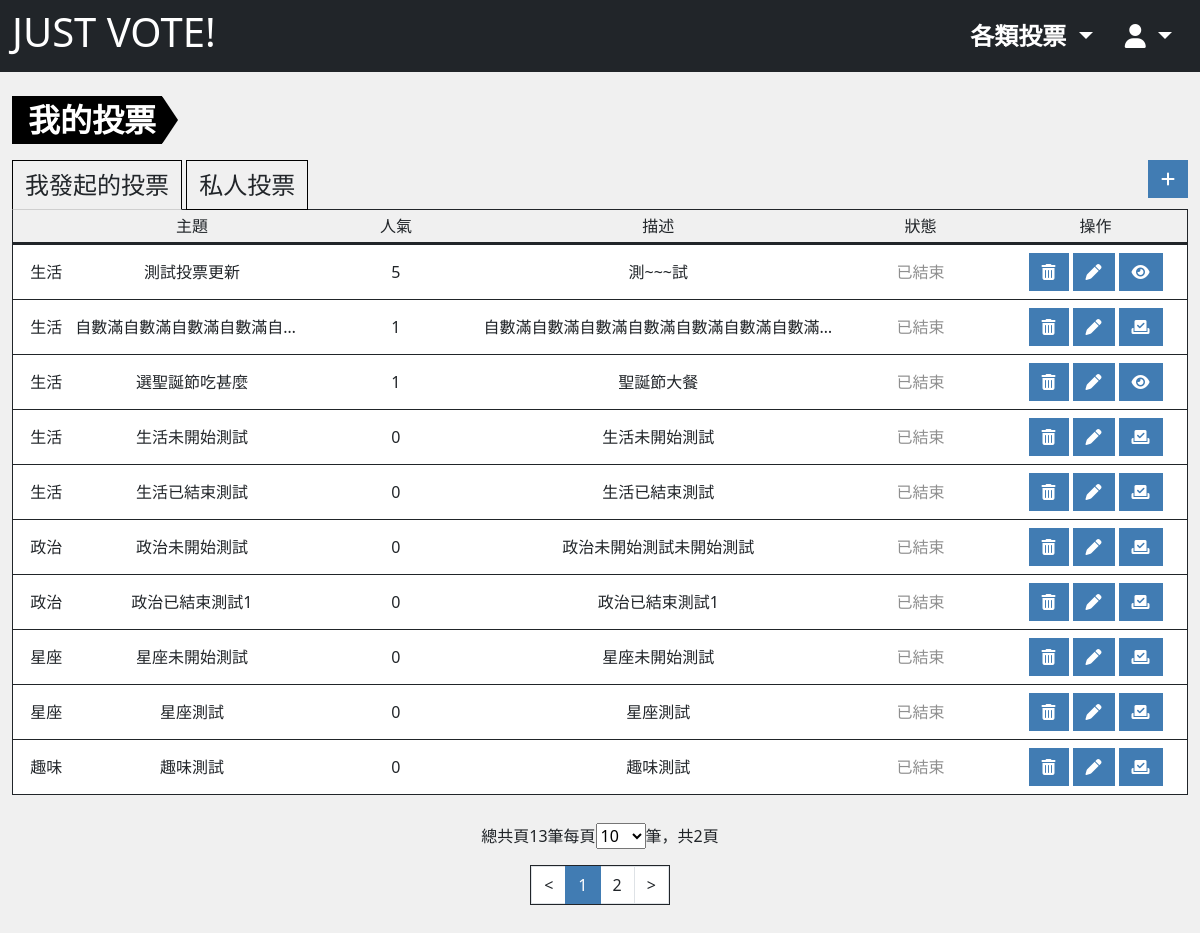
The app's page /?do=mysurvey (signed in), older data.
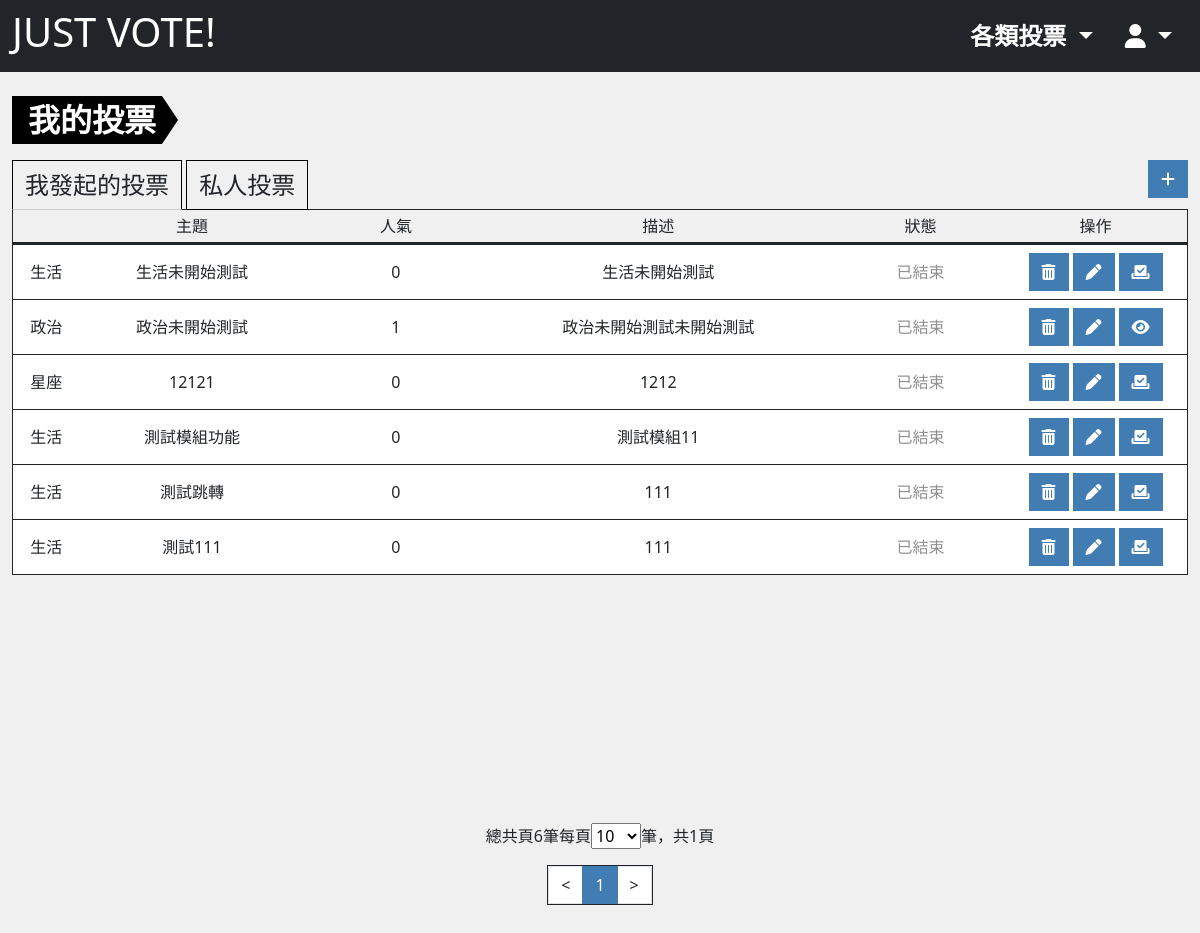
The same page, newer data.
### tables this page shows
CREATE TABLE `projectvote_subject_users` (
  `id` int(10) UNSIGNED NOT NULL,
  `subject_id` int(10) UNSIGNED NOT NULL,
  `account` varchar(128) NOT NULL,
  `auth` tinyint(3) UNSIGNED NOT NULL DEFAULT 0 COMMENT '權限\r\n0=owner\r\n1=member'
);

CREATE TABLE `projectvote_subject` (
  `id` int(10) UNSIGNED NOT NULL,
  `title` varchar(64) NOT NULL COMMENT '投票主題',
  `description` text DEFAULT NULL COMMENT '描述',
  `type` tinyint(3) UNSIGNED NOT NULL DEFAULT 0 COMMENT '投票類型',
  `vote` int(10) NOT NULL DEFAULT 0 COMMENT '被投票次數',
  `private` tinyint(1) NOT NULL DEFAULT 0 COMMENT '是否為私人投票',
  `category_id` int(10) UNSIGNED NOT NULL,
  `start_time` timestamp NOT NULL DEFAULT current_timestamp() COMMENT '開始時間',
  `end_time` timestamp NULL DEFAULT NULL COMMENT '結束時間',
  `created_at` timestamp NOT NULL DEFAULT current_timestamp(),
  `update_at` timestamp NOT NULL DEFAULT current_timestamp() ON UPDATE current_timestamp(),
  `check_num` int(10) UNSIGNED NOT NULL
);

CREATE TABLE `projectvote_subject_category` (
  `id` int(10) UNSIGNED NOT NULL,
  `category` varchar(32) NOT NULL
);

### db/base.php (called while the page is built, shortened)
<?php
$db = "mysql:local=localhost;charset=utf8;dbname=vote;";
$pdo = new PDO($db,"root","");
function all($table,...$args){
    global $pdo;
    $sql = "SELECT * FROM `$table`";
    if(isset($args[0])){
        if(is_array($args[0])){
            $input = [];
            foreach ($args[0] as $key => $value){
                $input[]="`$key`='$value'";
            }
            $sql = $sql." WHERE ".join(' && ',$input);
        }else{
            $sql = $sql . $args[0];
        }
        if(isset($args[1])){
            $sql = $sql . $args[1];
        }
    }
    return $pdo->query($sql)->fetchAll(PDO::FETCH_ASSOC);
}
function find($table,$id){
    global $pdo;
    $sql = "SELECT * FROM  `$table`";
    if(is_array($id)){
        $input = [];
        foreach($id as $key => $value){
            $input[]="`$key`='$value'";
        }
        $sql = $sql ." WHERE ". join(" && ",$input);
    }else {
        $sql = $sql . "WHERE `id`='$id'";
    }
    return $pdo->query($sql)->fetch(PDO::FETCH_ASSOC);
}
function countSql($table,...$arg){
    global $pdo;
    $sql = "SELECT COUNT(*) FROM `$table`";
    $input=[];
    if(isset($arg[0])){
        if(is_array($arg[0])){
            foreach($arg[0] as $key => $value){
                $input[]="`$key` = '$value'";
            }
            $sql.=" WHERE ".join(" AND ",$input);
        }else{
            $sql.=$arg[0];
        }
    }
    return $pdo->query($sql)->fetchColumn();
}
function replaceInput($action,$str){
    $action=strtolower($action);
    switch($action){
        case 'html':
            return preg_replace(['/</','/>/'], ['《','》'],$str);
        break;
    }
}
?>

### front/mysurvey.php (the view, shortened to what the changed rows need)
<?php
include_once "./db/base.php";
$listSet = $_GET['sheet'];
if($listSet=="own_list"){
  $identity=0;
}else{
  $ownList = '';
  $privateList = "active";
  $identity=1;
}
$pageSetting = $_GET['pageSet']??10;
$pageRange = [10,30,50,100];
$pageActive = 1;
$pageStart = $pageActive - 1;
?>
<div class="container-xxl mt-4 pb-5">
        <main class="pt-3">
    <ul class="list-group list-group-container text-center">
  <?php
    $surveyList = all('projectvote_subject_users',['account'=>$_SESSION['user']['account'],'auth'=>$identity]," LIMIT $pageStart,$pageSetting");
    $surveyRows = countSql('projectvote_subject_users',['account'=>$_SESSION['user']['account'],'auth'=>$identity]);
    if(!empty($surveyList)){
      foreach($surveyList as $ownSurvey){
      $surveyDetail =  find('projectvote_subject',['id'=>$ownSurvey['subject_id']]);
      $categoryName= find('projectvote_subject_category',$surveyDetail['category_id'])['category'];
      $title = replaceInput('html',$surveyDetail['title']);
      $description = replaceInput('html',$surveyDetail['description']);
      $now = strtotime("now");
      $startTime = strtotime($surveyDetail['start_time']);
      $endTime = strtotime($surveyDetail['end_time']);
      if($now>$startTime&&$now<$endTime){
        $active = '進行中';
        $activeClass='text-danger';
      }else if($now<$startTime){
        $active = '未開始';
        $activeClass='text-sub';
      }else if($now>$endTime){
        $active = '已結束';
        $activeClass='text-sub';
      }
      ?>
      <li class="list-group-item d-flex align-items-center border-bottom border-1 border-dark px-1">
      <div class="w-5"><?=$categoryName?></div>
      <div class="w-20 text-collapse"><?=$title?></div>
      <div class="w-15"><?=$surveyDetail['vote']?></div>
      <div class="w-30 text-collapse"><?=$description?></div>
      <div class="w-15 <?=$activeClass?>"><?=$active?></div>
      <div class="w-15">
        <?php
        if($identity==0){
          if($active=='未開始'||$active=='已結束'){
            echo "<a href='?do=mysurvey&jsact=del_survey&id={$surveyDetail['id']}' class='btn btn-main me-1'><i class='fa-solid fa-trash-can del-option-btn'></i></a>";
            echo "<a href='?do=edit_survey&id={$surveyDetail['id']}' class='btn btn-main me-1'><i class='fa-solid fa-pen'></i></a>";
          }
        }
        $logs = all('projectvote_log',['user_id'=>$_SESSION['user']['id']]);
        $votedList = [];
        foreach($logs as $log){
          $votedList[]=$log['subject_id'];
        }
        if(in_array($surveyDetail['id'],$votedList)){
          echo "<a href='?do=survey_result&id={$surveyDetail['id']}' class='btn btn-main'><i class='fa-solid fa-eye'></i></a>";
        }else{
          echo "<a href='?do=vote_survey&id={$surveyDetail['id']}' class='btn btn-main'><i class='fa-solid fa-check-to-slot'></i></a>";
        }
      }
        ?>
    </div>
  </li>
    <?php
  }else{
    echo "<li class='list-group-item d-flex align-items-center border-bottom border-1 border-dark'>";
    echo "<div class='w-100'>尚無投票</div>";
    echo "</li>";
  }
  ?>
</ul>
    <?php
    include "./layout/pagination.php";
    ?>
</div>
</div>
</main>
</div>

### layout/pagination.php (shortened to what the changed rows need)
  <?php
  if(!empty($surveyList)){
    ?>
<div class="page-control mx-auto w-fit-content py-4">
  <div class="page-list mb-3">
    <?php
    $pages = ceil($surveyRows/$pageSetting);
    echo "總共頁{$surveyRows}筆";
    echo "每頁";
    echo "<select name='pageSet' id='pageSet'>";
    foreach($pageRange as $range){
      if($range==$pageSetting){
        echo "<option value='$range' selected>$range</option>";
      }else{
        echo "<option value='$range'>$range</option>";
      }
    }
    echo "</select>筆，";
    echo "共{$pages}頁";
    ?>
</div>
<div class="pagination w-fit-content mx-auto border border-1 border-dark text-black">
<?php
$prevPage = $pageActive-1;
$nextPage = $pageActive+1;
$preDisable = '';
$nextDisable = '';
if($pages==1){
    $nextPage = $pages;
    $prevPage = $pages;
    $nextDisable = "disable";
    $preDisable = "disable";
}else if($pageActive==1){
    $prevPage = 1;
    $preDisable = "disable";
}else if($pageActive==$pages){
    $nextPage = $pages;
    $nextDisable = "disable";
}
$pagiRange =10;
if($pages>$pagiRange){
    if($pageActive > 5 && $pages-$pageActive>4){
        $pagiStart=$pageActive-4;
        $pagiFirstPage = "<li class='page-item'><a class='page-link text-dark' href='?do={$_GET['do']}&sheet={$_GET['sheet']}&pageSet={$pageSetting}&page=1'>1</a></li>...";
        $pagiLastPage = "...<li class='page-item'><a class='page-link text-dark' href='?do={$_GET['do']}&sheet={$_GET['sheet']}&pageSet={$pageSetting}&page={$pages}'>{$pages}</a></li>";
    }else if($pageActive > 5){
        $pagiStart=$pages-($pagiRange-2);
        $pagiFirstPage = "<li class='page-item'><a class='page-link text-dark' href='?do={$_GET['do']}&sheet={$_GET['sheet']}&pageSet={$pageSetting}&page=1'>1</a></li>...";
        $pagiLastPage = '';
    }else{
        $pagiStart=1;
        $pagiFirstPage = "";
        $pagiLastPage = "...<li class='page-item'><a class='page-link text-dark' href='?do={$_GET['do']}&sheet={$_GET['sheet']}&pageSet={$pageSetting}&page={$pages}'>{$pages}</a></li>";
    }
    $pageEnd = $pagiStart+($pagiRange-2);
}else{
    $pagiStart=1;
    $pageEnd = $pages;
}
$sheet=isset($_GET['sheet'])?"&sheet={$_GET['sheet']}":'';
$category=isset($_GET['category'])?"&category={$_GET['category']}":'';
echo "<li class='page-item $preDisable'><a class='page-link text-dark' href='?do={$_GET['do']}$sheet$category&pageSet={$pageSetting}&page={$prevPage}'><</a></li>";
for($i=$pagiStart;$i<=$pageEnd;$i++){
    if($i==$pageActive){
        echo "<li class='page-item active'><a class='page-link' href='?do={$_GET['do']}$sheet$category&pageSet={$pageSetting}&page={$i}'>{$i}</a></li>";
    }else{
        echo "<li class='page-item'><a class='page-link text-dark' href='?do={$_GET['do']}$sheet$category&pageSet={$pageSetting}&page={$i}'>{$i}</a></li>";
    }
}
echo "<li class='page-item $nextDisable'><a class='page-link text-dark' href='?do={$_GET['do']}$sheet$category&pageSet={$pageSetting}&page={$nextPage}'>></a></li>";
?>
<?php
  }
  ?>

Row changes from the older to the newer data that the page shows:
removed projectvote_subject_users: projectvote_subject.category_id "生活", projectvote_subject.title "測試投票更新", projectvote_subject.vote "5", projectvote_subject.description "測~~~試", projectvote_subject.end_time "已結束"
removed projectvote_subject_users: projectvote_subject.category_id "生活", projectvote_subject.title "自數滿自數滿自數滿自數滿自…", projectvote_subject.vote "1", projectvote_subject.description "自數滿自數滿自數滿自數滿自數滿自數滿自數滿…", projectvote_subject.end_time "已結束"
removed projectvote_subject_users: projectvote_subject.category_id "生活", projectvote_subject.title "選聖誕節吃甚麼", projectvote_subject.vote "1", projectvote_subject.description "聖誕節大餐", projectvote_subject.end_time "已結束"
removed projectvote_subject_users: projectvote_subject.category_id "生活", projectvote_subject.title "生活已結束測試", projectvote_subject.vote "0", projectvote_subject.description "生活已結束測試", projectvote_subject.end_time "已結束"
removed projectvote_subject_users: projectvote_subject.category_id "政治", projectvote_subject.title "政治已結束測試1", projectvote_subject.vote "0", projectvote_subject.description "政治已結束測試1", projectvote_subject.end_time "已結束"
removed projectvote_subject_users: projectvote_subject.category_id "星座", projectvote_subject.title "星座未開始測試", projectvote_subject.vote "0", projectvote_subject.description "星座未開始測試", projectvote_subject.end_time "已結束"
removed projectvote_subject_users: projectvote_subject.category_id "星座", projectvote_subject.title "星座測試", projectvote_subject.vote "0", projectvote_subject.description "星座測試", projectvote_subject.end_time "已結束"
removed projectvote_subject_users: projectvote_subject.category_id "趣味", projectvote_subject.title "趣味測試", projectvote_subject.vote "0", projectvote_subject.description "趣味測試", projectvote_subject.end_time "已結束"
changed through a linked row, projectvote_subject_users "政治": projectvote_subject.vote "0" → "1"
added projectvote_subject_users: projectvote_subject.category_id "星座", projectvote_subject.title "12121", projectvote_subject.vote "0", projectvote_subject.description "1212", projectvote_subject.end_time "已結束"
added projectvote_subject_users: projectvote_subject.category_id "生活", projectvote_subject.title "測試模組功能", projectvote_subject.vote "0", projectvote_subject.description "測試模組11", projectvote_subject.end_time "已結束"
added projectvote_subject_users: projectvote_subject.category_id "生活", projectvote_subject.title "測試跳轉", projectvote_subject.vote "0", projectvote_subject.description "111", projectvote_subject.end_time "已結束"
added projectvote_subject_users: projectvote_subject.category_id "生活", projectvote_subject.title "測試111", projectvote_subject.vote "0", projectvote_subject.description "111", projectvote_subject.end_time "已結束"
Text that changed along with them:
$surveyRows: "13" → "6"
$pages: "2" → "1"
list line gone: "2"
